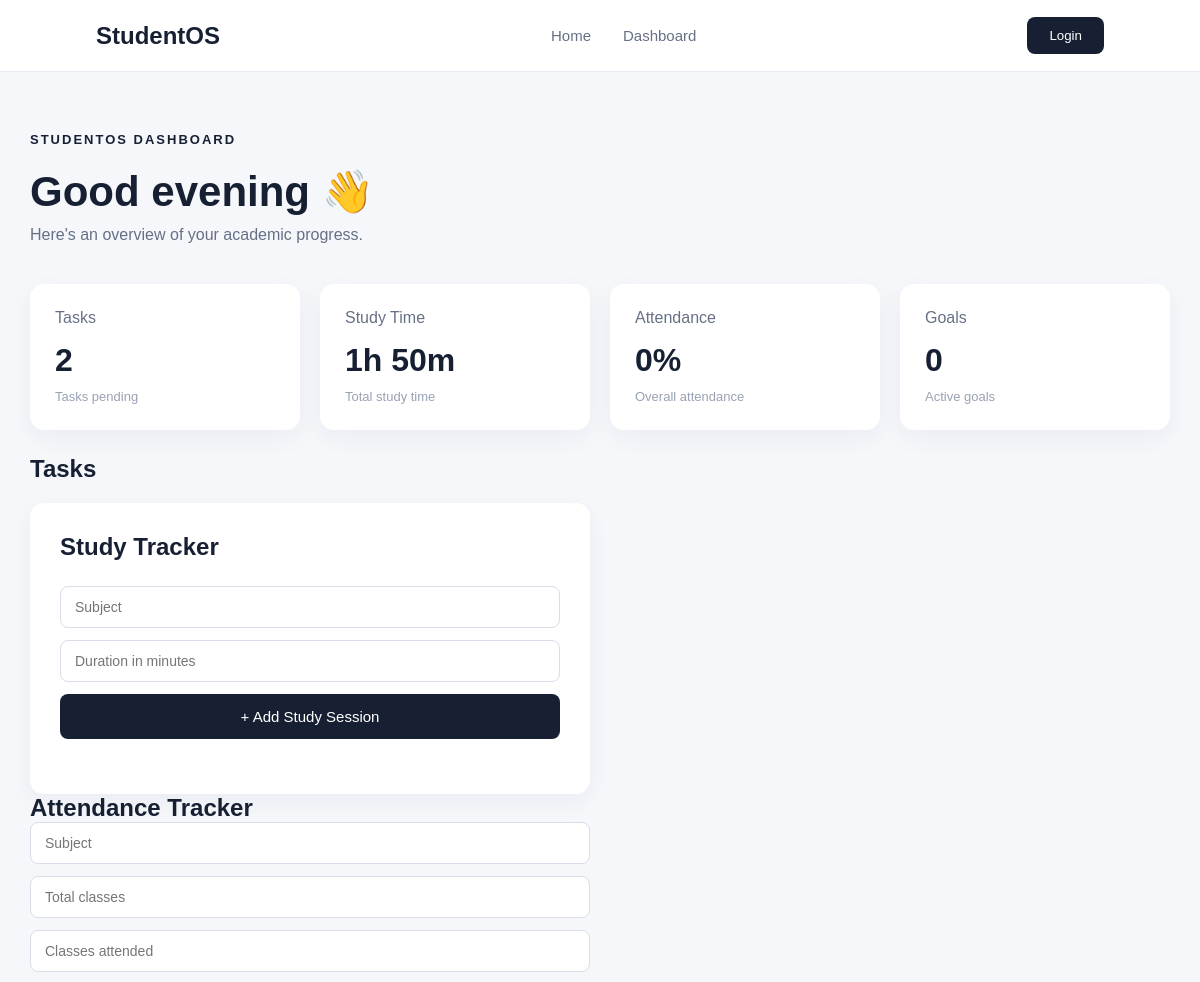
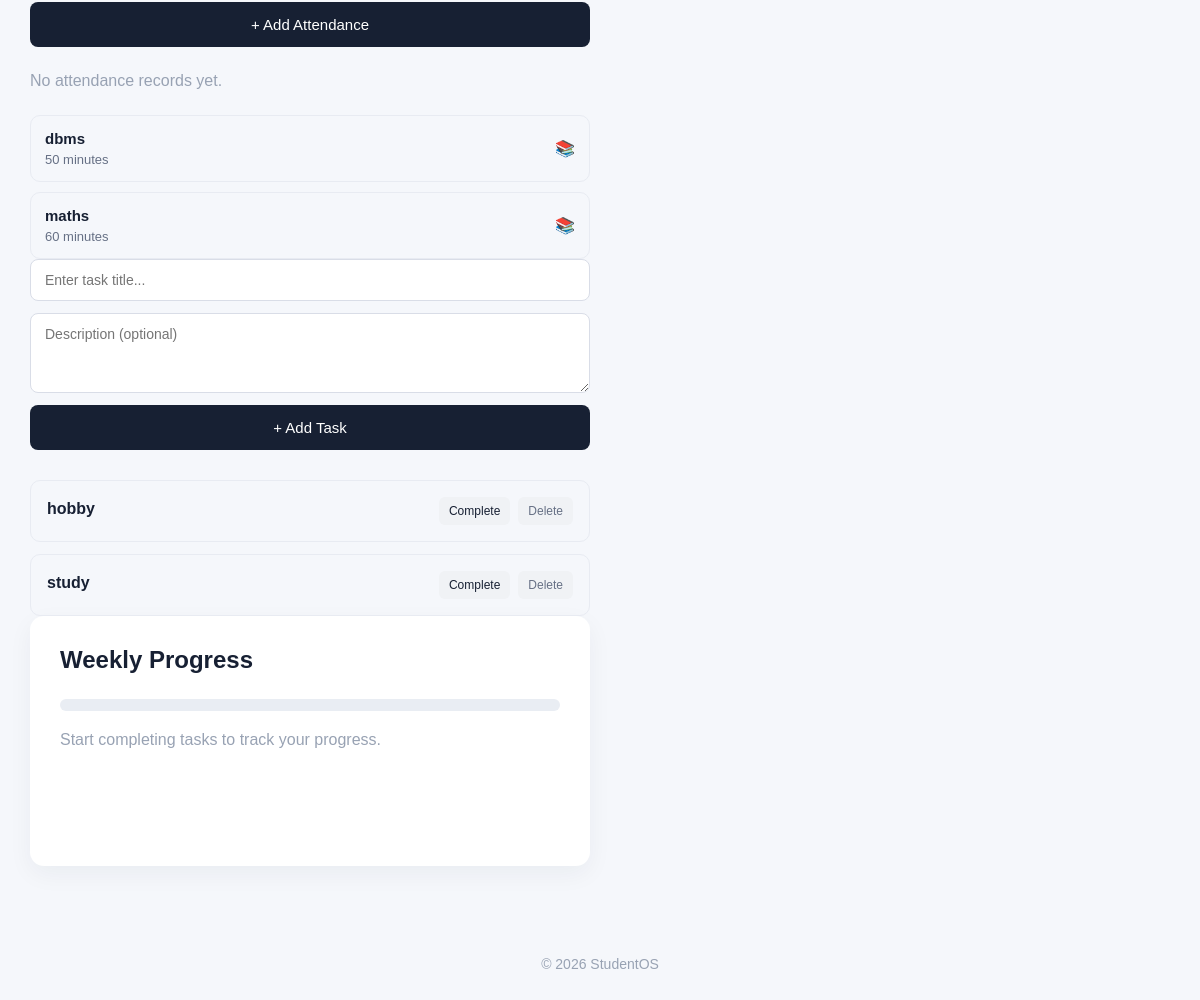
Page /dashboard on the earlier database version (2 pictures, top to bottom).
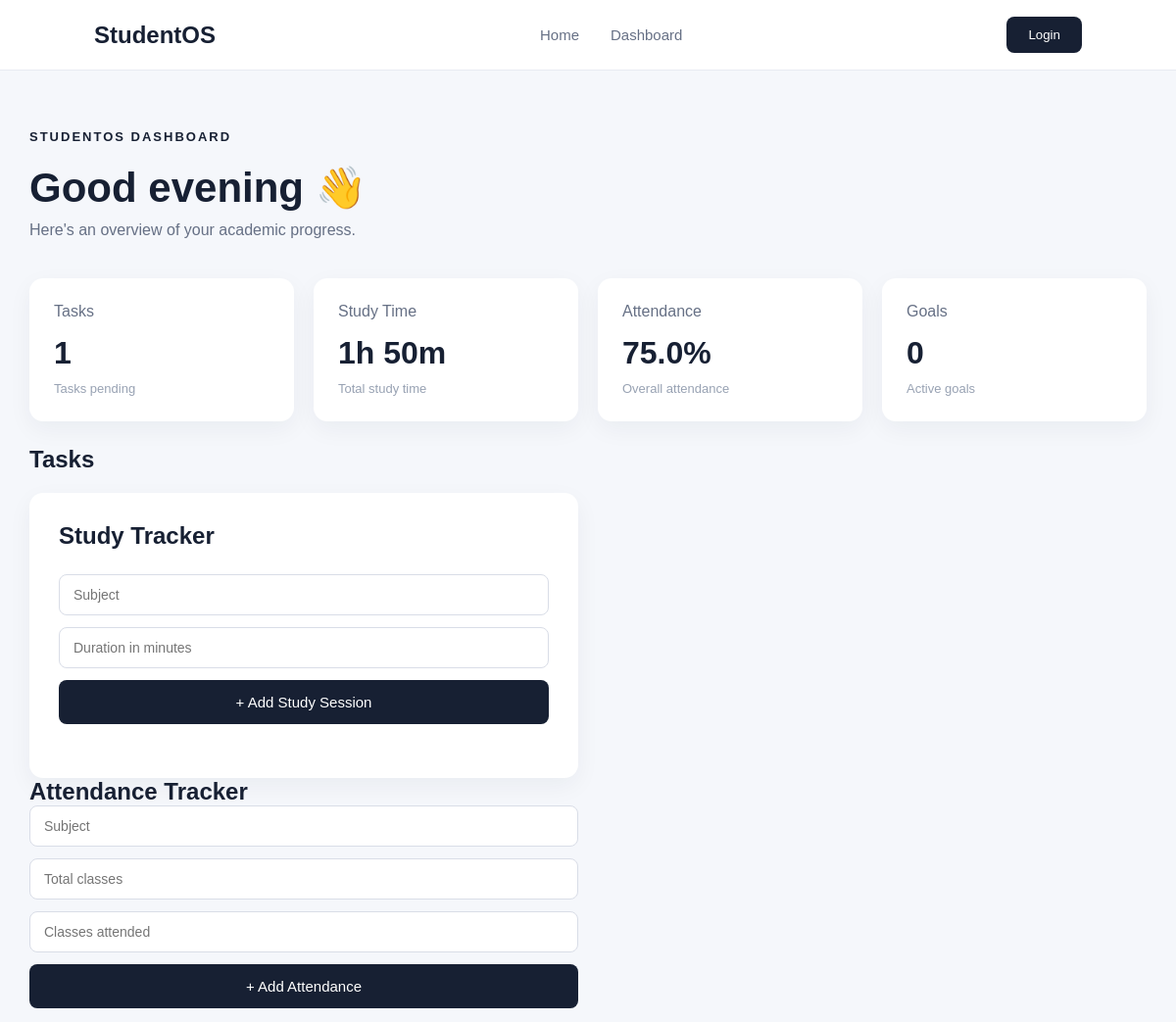
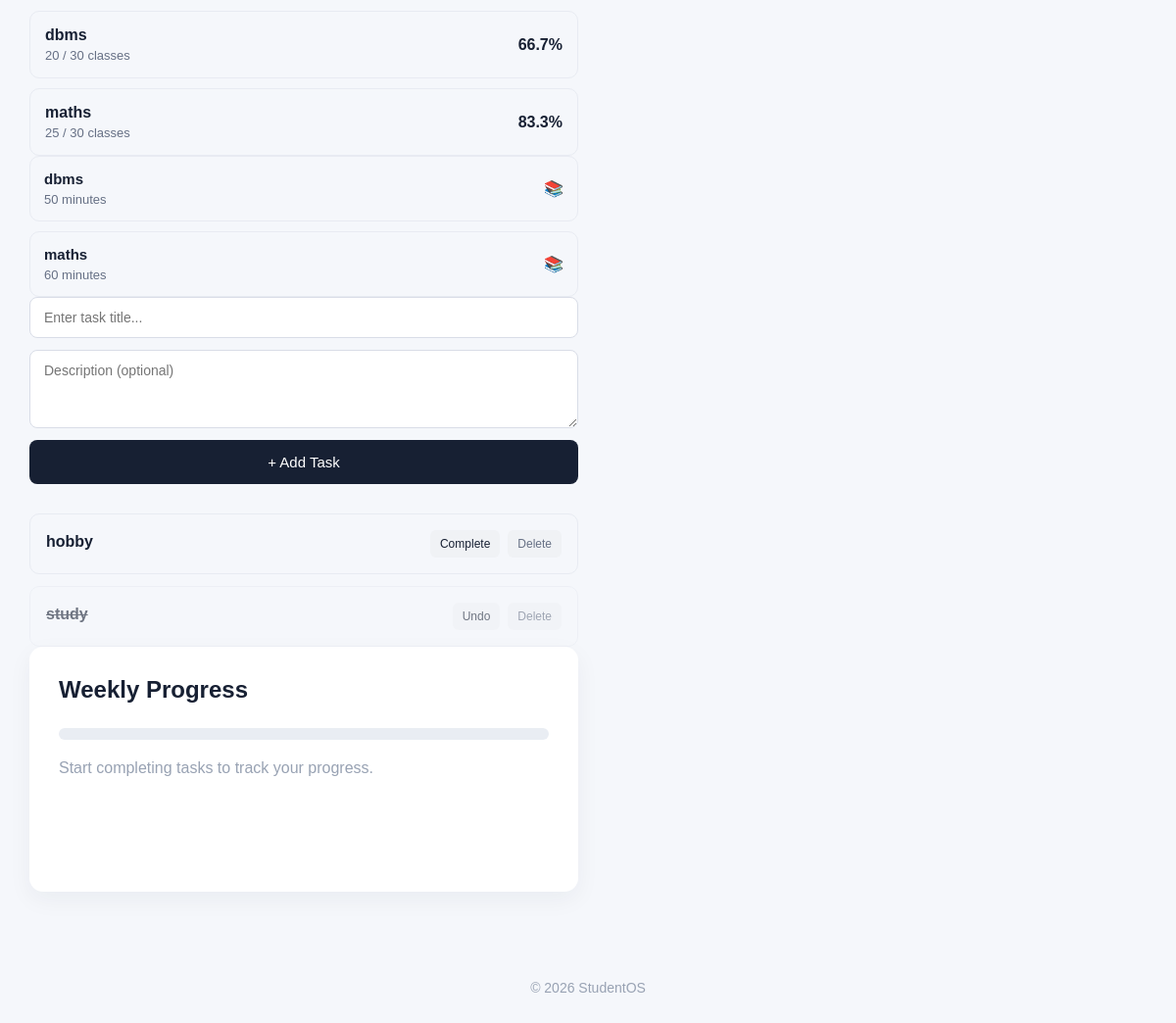
Same page on the later database version (2 pictures, top to bottom).
### app.py (models this page shows)
class StudySession(db.Model):
    id = db.Column(db.Integer, primary_key=True)
    subject = db.Column(db.String(100), nullable=False)
    duration = db.Column(db.Integer, nullable=False)
    created_at = db.Column(
        db.DateTime,
        default=datetime.utcnow
    )

class Task(db.Model):
    id = db.Column(db.Integer, primary_key=True)
    title = db.Column(db.String(200), nullable=False)
    description = db.Column(db.Text)
    completed = db.Column(db.Boolean, default=False)
    created_at = db.Column(
        db.DateTime,
        default=datetime.utcnow
    )

class Attendance(db.Model):
    id = db.Column(db.Integer, primary_key=True)
    subject = db.Column(
        db.String(100),
        nullable=False
    )
    total_classes = db.Column(
        db.Integer,
        nullable=False
    )
    attended_classes = db.Column(
        db.Integer,
        nullable=False
    )
    created_at = db.Column(
        db.DateTime,
        default=datetime.utcnow
    )

### app.py (the view)
@app.route("/dashboard")
def dashboard():
    tasks = Task.query.order_by(
        Task.created_at.desc()
    ).all()
    pending_tasks = Task.query.filter_by(
        completed=False
    ).count()
    study_sessions = StudySession.query.order_by(
        StudySession.created_at.desc()
    ).all()
    total_study_minutes = sum(
        session.duration
        for session in study_sessions
    )
    total_study_hours = total_study_minutes // 60
    remaining_minutes = total_study_minutes % 60
    attendance_records = Attendance.query.order_by(
        Attendance.subject.asc()
    ).all()
    total_classes = sum(
        record.total_classes
        for record in attendance_records
    )
    attended_classes = sum(
        record.attended_classes
        for record in attendance_records
    )
    if total_classes > 0:
        overall_attendance = round(
            (attended_classes / total_classes) * 100,
        1
        )
    else:
        overall_attendance = 0
    return render_template(
        "dashboard.html",
        tasks=tasks,
        study_sessions=study_sessions,
        pending_tasks=pending_tasks,
        total_study_hours=total_study_hours,
        remaining_minutes=remaining_minutes,
        attendance_records=attendance_records,
        overall_attendance=overall_attendance
    )

### templates/dashboard.html (shortened to what this page needs)
<!DOCTYPE html>
<html lang="en">
<head>
    <link rel="stylesheet"
          href="{{ url_for('static', filename='css/style.css') }}">
</head>
<body>
    <nav class="navbar">
        <div class="logo">
            StudentOS
        </div>
        <div class="nav-links">
            <a href="/">Home</a>
            <a href="/dashboard">Dashboard</a>
        </div>
        <button class="login-btn">
            Login
        </button>
    </nav>
    <main class="dashboard">
        <div class="dashboard-header">
            <div>
                <p class="tagline">STUDENTOS DASHBOARD</p>
                <h1>
                    Good evening 👋
                </h1>
                <p class="dashboard-subtitle">
                    Here's an overview of your academic progress.
                </p>
            </div>
        </div>
        <section class="dashboard-grid">
           <div class="dashboard-card">
            <p>Tasks</p>
            <h2>{{ pending_tasks }}</h2>
            <span>
                Tasks pending
            </span>
            </div>
            <div class="dashboard-card">
                <p>Study Time</p>
                <h2>
                    {{ total_study_hours }}h {{ remaining_minutes }}m
                </h2>
                <span>
                    Total study time
                </span>
            </div>
            <div class="dashboard-card">
                <p>Attendance</p>
                <h2>
                    {{ overall_attendance }}%
                </h2>
                <span>
                    Overall attendance
                </span>
            </div>
            <div class="dashboard-card">
                <p>Goals</p>
                <h2>0</h2>
                <span>
                    Active goals
                </span>
            </div>
        </section>
        <section class="dashboard-main">
           <class="large-card">
    <div class="section-header">
        <h2>Tasks</h2>
    </div>
    <div class="large-card">
    <h2>Study Tracker</h2>
    <form
        action="{{ url_for('add_study_session') }}"
        method="POST"
        class="study-form"
    >
        <input
            type="text"
            name="subject"
            placeholder="Subject"
            required
        >
        <input
            type="number"
            name="duration"
            placeholder="Duration in minutes"
            min="1"
            required
        >
        <button
            type="submit"
            class="primary-btn"
        >
            + Add Study Session
        </button>
    </form>
    </div>
    <class="large-card">
    <h2>Attendance Tracker</h2>
    <form
        action="{{ url_for('add_attendance') }}"
        method="POST"
        class="attendance-form"
    >
        <input
            type="text"
            name="subject"
            placeholder="Subject"
            required
        >
        <input
            type="number"
            name="total_classes"
            placeholder="Total classes"
            min="1"
            required
        >
        <input
            type="number"
            name="attended_classes"
            placeholder="Classes attended"
            min="0"
            required
        >
        <button
            type="submit"
            class="primary-btn"
        >
            + Add Attendance
        </button>
    </form>
    <div class="attendance-list">
        {% if attendance_records %}
            {% for record in attendance_records %}
                {% set percentage =
                    (record.attended_classes /
                    record.total_classes * 100)
                    | round(1)
                %}
                <div class="attendance-item">
                    <div>
                        <strong>
                            {{ record.subject }}
                        </strong>
                        <p>
                            {{ record.attended_classes }}
                            /
                            {{ record.total_classes }}
                            classes
                        </p>
                    </div>
                    <strong>
                        {{ percentage }}%
                    </strong>
                </div>
            {% endfor %}
        {% else %}
            <p class="empty-state">
                No attendance records yet.
            </p>
        {% endif %}
    </div>
    <div class="study-list">
        {% if study_sessions %}
            {% for session in study_sessions %}
                <div class="study-item">
                    <div>
                        <strong>
                            {{ session.subject }}
                        </strong>
                        <p>
                            {{ session.duration }} minutes
                        </p>
                    </div>
                    <span>
                        📚
                    </span>
                </div>
            {% endfor %}
        {% else %}
            <p class="empty-state">
                No study sessions yet.
            </p>
        {% endif %}
    </div>
    <form
        action="{{ url_for('add_task') }}"
        method="POST"
        class="task-form"
    >
        <input
            type="text"
            name="title"
            placeholder="Enter task title..."
            required
        >
        <textarea
            name="description"
            placeholder="Description (optional)"
        ></textarea>
        <button
            type="submit"
            class="primary-btn"
        >
            + Add Task
        </button>
    </form>
    <div class="task-list">
        {% if tasks %}
            {% for task in tasks %}
                <div
                    class="task-item
                    {% if task.completed %}
                        completed
                    {% endif %}"
                >
                    <div class="task-info">
                        <h3>
                            {{ task.title }}
                        </h3>
                    </div>
                    <div class="task-actions">
                        <a
                            href="{{ url_for(
                                'complete_task',
                                task_id=task.id
                            ) }}"
                            class="task-complete"
                        >
                            {% if task.completed %}
                                Undo
                            {% else %}
                                Complete
                            {% endif %}
                        </a>
                        <a
                            href="{{ url_for(
                                'delete_task',
                                task_id=task.id
                            ) }}"
                            class="task-delete"
                        >
                            Delete
                        </a>
                    </div>
                </div>
            {% endfor %}
        {% else %}
            <p class="empty-state">
                No tasks yet. Add your first task!
            </p>
        {% endif %}
    </div>
            <div class="large-card">
                <h2>
                    Weekly Progress
                </h2>
                <div class="big-progress">
                </div>
                <p class="empty-state">
                    Start completing tasks to track your progress.
                </p>
            </div>
        </section>
    </main>
    <footer>
        <p>© 2026 StudentOS</p>
    </footer>
</body>
</html>

### static/css/style.css (style rules this page uses)
* { margin: 0; padding: 0; box-sizing: border-box; }
body { font-family: Arial, sans-serif; background: #f5f7fb; color: #172033; min-height: 100vh; }
.navbar { height: 72px; padding: 0 8%; display: flex; align-items: center; justify-content: space-between; background: white; border-bottom: 1px solid #e8ebf2; }
.logo { font-size: 24px; font-weight: 700; }
.nav-links { display: flex; gap: 32px; }
.nav-links a { text-decoration: none; color: #667085; font-size: 15px; }
.login-btn { border: none; background: #172033; color: white; padding: 11px 22px; border-radius: 8px; cursor: pointer; }
.tagline { font-size: 13px; font-weight: 700; letter-spacing: 2px; margin-bottom: 20px; }
.primary-btn, .secondary-btn { padding: 14px 24px; border-radius: 8px; cursor: pointer; font-size: 15px; }
.primary-btn { display: inline-block; text-decoration: none; padding: 14px 24px; border-radius: 8px; cursor: pointer; font-size: 15px; border: none; background: #172033; color: white; }
footer { text-align: center; padding: 30px; color: #98a2b3; font-size: 14px; }
.dashboard { max-width: 1200px; margin: auto; padding: 60px 30px; }
.dashboard-header { margin-bottom: 40px; }
.dashboard-header h1 { font-size: 42px; margin-bottom: 10px; }
.dashboard-subtitle { color: #667085; font-size: 16px; }
.dashboard-grid { display: grid; grid-template-columns: repeat(4, 1fr); gap: 20px; }
.dashboard-card { background: white; padding: 25px; border-radius: 14px; box-shadow: 0 8px 25px rgba(20, 30, 50, 0.05); }
.dashboard-card p { color: #667085; margin-bottom: 15px; }
.dashboard-card h2 { font-size: 32px; margin-bottom: 8px; }
.dashboard-card span { color: #98a2b3; font-size: 13px; }
.dashboard-main { display: grid; grid-template-columns: 1fr 1fr; gap: 20px; margin-top: 25px; }
.large-card { background: white; padding: 30px; border-radius: 14px; min-height: 250px; box-shadow: 0 8px 25px rgba(20, 30, 50, 0.05); }
.large-card h2 { margin-bottom: 25px; }
.empty-state { color: #98a2b3; margin-bottom: 25px; }
.big-progress { height: 12px; background: #e9edf3; border-radius: 10px; overflow: hidden; margin-bottom: 20px; }
.section-header { display: flex; justify-content: space-between; align-items: center; margin-bottom: 20px; }
.task-form { display: flex; flex-direction: column; gap: 12px; margin-bottom: 30px; }
.task-form input, .task-form textarea { width: 100%; padding: 12px 14px; border: 1px solid #d9dde7; border-radius: 8px; font-family: inherit; font-size: 14px; outline: none; }
.task-form textarea { min-height: 80px; resize: vertical; }
.task-list { display: flex; flex-direction: column; gap: 12px; }
.task-item { display: flex; justify-content: space-between; align-items: center; gap: 15px; padding: 16px; border: 1px solid #e8ebf2; border-radius: 10px; }
.task-info h3 { font-size: 16px; margin-bottom: 5px; }
.task-item.completed { opacity: 0.6; }
.task-item.completed h3 { text-decoration: line-through; }
.task-actions { display: flex; gap: 8px; flex-shrink: 0; }
.task-complete, .task-delete { text-decoration: none; padding: 7px 10px; border-radius: 6px; font-size: 12px; }
.task-complete { background: #f0f2f5; color: #172033; }
.task-delete { background: #f0f2f5; color: #667085; }
.study-form { display: flex; flex-direction: column; gap: 12px; margin-bottom: 25px; }
.study-form input { width: 100%; padding: 12px 14px; border: 1px solid #d9dde7; border-radius: 8px; font-family: inherit; font-size: 14px; outline: none; }
.study-list { display: flex; flex-direction: column; gap: 10px; }
.study-item { display: flex; justify-content: space-between; align-items: center; padding: 14px; border: 1px solid #e8ebf2; border-radius: 10px; }
.study-item strong { font-size: 15px; }
.study-item p { margin-top: 4px; color: #667085; font-size: 13px; }
.attendance-form { display: flex; flex-direction: column; gap: 12px; margin-bottom: 25px; }
.attendance-form input { width: 100%; padding: 12px 14px; border: 1px solid #d9dde7; border-radius: 8px; font-family: inherit; font-size: 14px; outline: none; }
.attendance-list { display: flex; flex-direction: column; gap: 10px; }
.attendance-item { display: flex; justify-content: space-between; align-items: center; padding: 15px; border: 1px solid #e8ebf2; border-radius: 10px; }
.attendance-item p { margin-top: 4px; color: #667085; font-size: 13px; }

Differences in the rows shown:
added Attendance: subject "dbms", attended_classes "20", total_classes "30", percentage "66.7"
added Attendance: subject "maths", attended_classes "25", total_classes "30", percentage "83.3"
changed Task "study": completed "Complete" → "Undo"
Other differences:
{{ pending_tasks }}: "2" → "1"
{{ overall_attendance }}: "0" → "75.0"
text no longer shown: "No attendance records yet."
